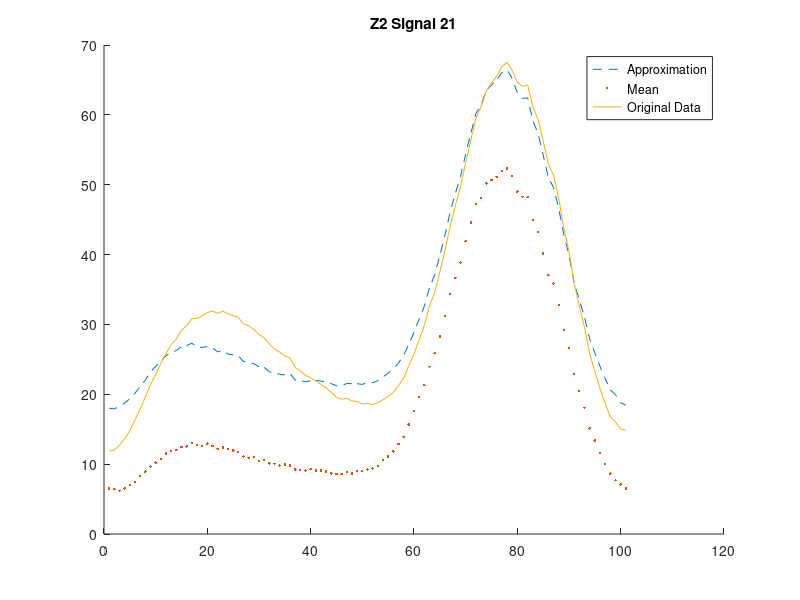
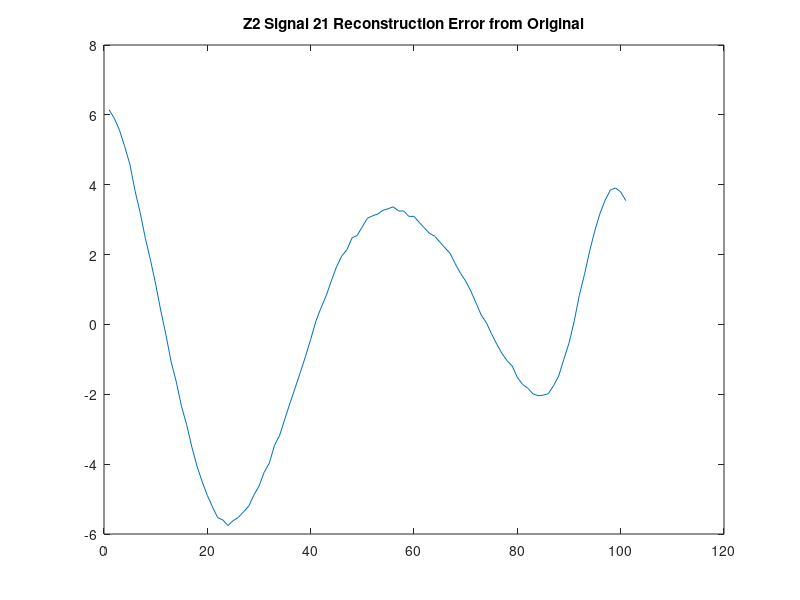

Here is the MATLAB script that generated these plots, in order:
% Written by Jose Manuel Matsuda 10150406
% I verify that this is of my own work

%https://www.mathworks.com/matlabcentral/fileexchange/24322-principal-component-analysis--pca--in-matlab/content/pca.m
function [] = a2()
%For me, make sure you are in Z: Desktop so you can load these files, or
%just copy the dat files to wherever the default to this thing is
load('z1.dat'); % This is 1a, already in matrix
load('z2.dat');
[evalvec,meanvec,evecmat] =  pcaprelim(z2); % Perform PCA and put em into variables
% 
% new_data = evalvec?
% step 2 is pcaaprox
%determine how many principal components are needed to capture most of
%variaton from mean signal (try with 5?)
% [approxcomp,approxvec]=pcaapprox(new_data,approxnum,meanvec,evecmat);
% must obtain co-ords of data points in direction of eigen vectors

% Using data signal 1, approxnum 2, and the data from pcaprelim
[approxcomp, approxvec] = pcaapprox(z2(:,21),4,meanvec,evecmat);
hold all % Used to plot on same chart
origSignal = (z2(:,21));
plot(approxvec,'--'); % Our approximation represented by dotted line reconstructed
plot(meanvec, '.');
plot(origSignal);
legend('Approximation','Mean','Original Data');
title('Z2 Signal 21');

% TODO, calculate the reconstruction errors
error = approxvec - (origSignal);
%origSignal(2,1)/approxvec(2,1) % Calculating the difference
f2 = figure;
plot (error);
title('Z2 Signal 21 Reconstruction Error from Original');
% Taking code from the Professor's notes
% http://research.cs.queensu.ca/~cisc271/pdf/class18.pdf

function [evalvec, meanvec, evecmat] = pcaprelim(Z)
% FUNCTION [EVALVEC, MEANVEC, EVECMAT] = PCAPRELIM(Z_DATA)
% performs the preliminary Principal Components Analysis
% (PCA) of A, a matrix in which the data are
% represented as columns. 
% PCAPRELIM returns:
% EVALVEC - eigenvalues of the PCA, sorted in decreasing order
%   holds most covariance
% MEANVEC - the mean vector of the initial data
%   
% EVECMAT - the eigenvectors of the PCA, as column vectors
%  ^ is 1e 
% Find the mean vector and form it into a matrix
[m,n] = size(Z); % M is the row size, n is the column size 
meanvec = mean(Z,2); %1b mean signal
% Takes the mean of each of the rows and puts it into a vector 
M = meanvec*ones(1,n); %1b mean matrix 
% Makes the vector a 101*30 matrix (same size as og) 

% Find the difference matrix and the covariance matrix
D = Z - M; % Difference matrix, Original - step b

% The co-variance matrix - step c
C=D*D'/(m-1); 

% Find the eigenvectors as a matrix and
% the eigenvalues as a vector step d
[Vvecs, Vvals] = eig(C); 
% ^ is Diagonal matrix Vvals of eigenvalues
% and matrix Vvecs whose columns are corresponding right eigenvec
% so that C*Vvecs = Vvecs*Vvals
% Calculating the co-effs of the principal components and their respective
% eigenfunctions from the co-variance mat
% Vvecs has the co-effs for principal components

% Diag elements of D store the variance of respective principal components
Vdiag = diag(Vvals); 
% Creates a single column containing the eigenvalues on the diagonal from Vvals

% Sort eigenvals from largest to smallest
[temp, Vval_index] = sort(Vdiag, 1, 'descend'); 

% Sort the original decomposition into the return variables
evalvec = Vdiag(Vval_index); %Eigenvalues of the PCA (aka covariance)
% that which capture the most variance 1-e

evecmat = Vvecs(:, Vval_index); % The Vval_index column of Vvecs
% Creates a matrix based off Vvecs using the columns values in Vval_index
% Eigenvecs of PCA as col vects (aka covariance)  1-e

% SELECTING A VALUE K BASED ON THE EIGENVALUES? start off with 5? lmao


%Again from the class notes

function [approxcomp,approxvec] = pcaapprox(new_data,approxnum,meanvec,evecmat)
% approximates new data based on a Principal Components Analysis
% (PCA) of initial data. Inputs are:
% NEW_DATA - a column vector to be approximated -> the column whose data
% will be used to plot it? use any of the columns of z1 say z1(:,3) the
% third column

% APPROXNUM - a scalar giving the order of the approximation 
    %should this just be 2 or 3?
% MEANVEC - the PCA mean vector (from PCAPRELIM)
    % use this to plot against? so you can see the difference? ie) the OG
% EVECMAT - the eigenvectors of the PCA(from PCAPRELIM)
%
% Return values are:
% APPROXCOMP - the components as a row vector of scalars
% APPROXVEC - the approximation of the new data as a vector
% Set up the return values

%Difference vector 
diffvec = new_data - meanvec;

approxcomp = zeros(approxnum, 1); 
% zeroes matrix with approxnum rows and 1 column
approxvec = meanvec; % The PCA mean vector from pcaprelim

% Loop through the eigenvectors, finding the components
% and building the approximation
for i=1:approxnum % From 1 to number of rows
evec = evecmat(:,i);
beta = dot(diffvec, evec);
approxcomp(i,1) = beta; % 2c
approxvec = approxvec + beta*evec; % 2d
end

%Plotting the mean signals, principal components, and reconstruction errors
%Dont plot all 60 signals, 